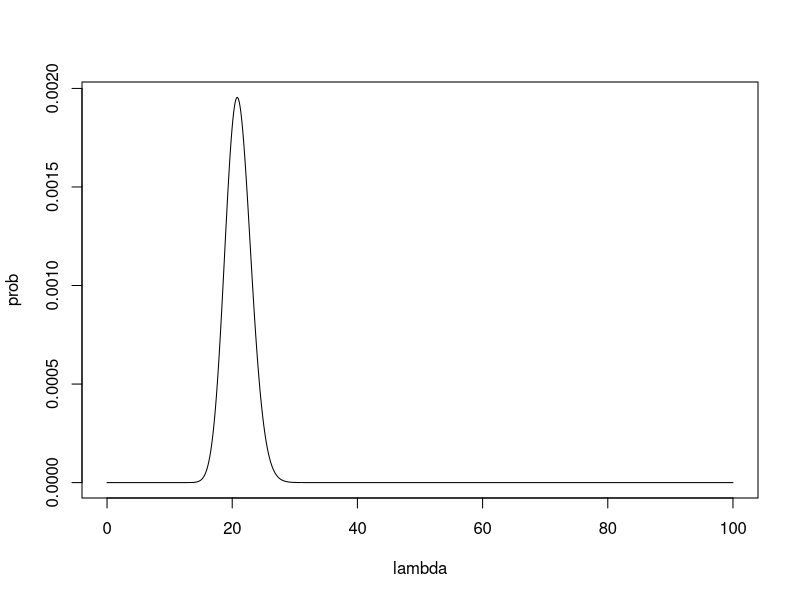

Recreate this plot in R.
## ---- chunk 1
x=rpois(5,20)
x
## ---- chunk 2
baypo=function(l){
  #likelihood
  lh=function(l){
    prod(((l^x)*exp(-l))/factorial(x))
  }
  #likelihood and prior
  100000000*lh(l)*dunif(l,0,100)
  }
## ---- chunk 3
lambda=seq(0,100,0.01)
postdist=NULL
for (i in 1:length(lambda)){
  postdist[i]=baypo(lambda[i])
  }
prob=postdist/sum(postdist)

## ---- chunk 4
plot(prob~lambda, type="l")

